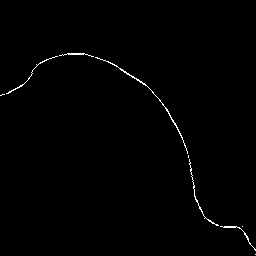
#> input picture river/river_skel.png, 256 x 256 px
$ jupyter execute --allow-errors river.ipynb   (shell and % lines are left out)
#> lines starting #> are read from the running program, lines starting #| are printed output that depends on the picture; after the words box and inside, x2 and y2 are one past the last pixel; in counts of white or black regions, pixels touching at a corner belong together
[cell 1]
import cv2
from matplotlib import pyplot as plt
from skimage.morphology import skeletonize, thin
from skimage.util import invert
import numpy as np
import random

[cell 2]
size = 256
img = cv2.imread("river_skel.png", 0)
#> img: shape (256, 256); 0.71% white in thin lines or dots, all inside (x1, y1, x2, y2) = (0, 53, 256, 255)
element = cv2.getStructuringElement(cv2.MORPH_CROSS,(3,3))
#> (the rest of this cell did not finish here and is left out)

[cell 3]
im = cv2.imread("river_test.png", 0)

#> (the rest of this cell did not finish here and is left out)

#> (a cell that did not finish here is left out)

#> (a cell that did not finish here is left out)

[cell 6]
import cv2
import numpy as np
from matplotlib import pyplot as plt

img = invert(cv2.imread('river.png', 0))
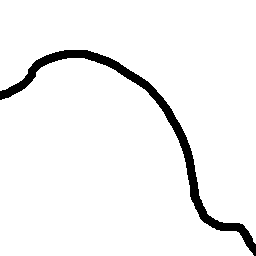
#> input picture river/river.png, 256 x 256 px
#> img: shape (256, 256); 4.9% white; 1 white region, box (x1, y1, x2, y2) and area: (0, 50, 256, 256) 3211
# img = cv2.imread('river2.png', 0)
print(img.shape)
#| (256, 256)
# plt.imshow(img)
size = np.size(img)
#> size = 65536
skel = np.zeros(img.shape,np.uint8)
ret,img = cv2.threshold(img,127,255,0)
element = cv2.getStructuringElement(cv2.MORPH_CROSS,(3,3))
done = False
print(element)
while( not done):
    eroded = cv2.erode(img, element)
    temp = cv2.dilate(eroded, element)
    temp = cv2.subtract(img, temp)
    skel = cv2.bitwise_or(skel, temp)
    img = eroded.copy()

    zeros = size - cv2.countNonZero(img)
    if zeros==size:
        done = True
#> this loop made 6 passes
#> zeros on passes 1 to 6: 63009, 63694, 64379, 65062, 65499, 65536
#> pass 1, `eroded = cv2.erode(img, element)`:
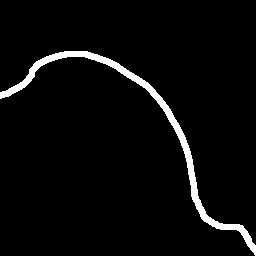
#> eroded: shape (256, 256); 3.9% white; 1 white region, box (x1, y1, x2, y2) and area: (0, 51, 256, 256) 2527
#> pass 2, `eroded = cv2.erode(img, element)`:
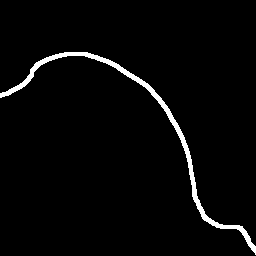
#> eroded: shape (256, 256); 2.8% white; 1 white region, box (x1, y1, x2, y2) and area: (0, 52, 256, 255) 1842
#> pass 3, `eroded = cv2.erode(img, element)`:
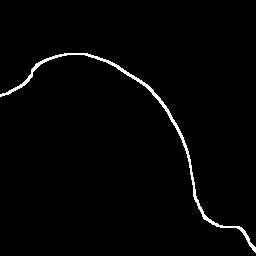
#> eroded: shape (256, 256); 1.8% white in thin lines or dots, all inside (x1, y1, x2, y2) = (0, 53, 256, 253)

plt.imshow(skel)
cv2.imwrite("river_skel.png", skel)
#> Out = True

[cell 7]
from skimage.morphology import skeletonize
from skimage import data
import matplotlib.pyplot as plt
from skimage.util import invert

# Invert the horse image
# image = invert(cv2.imread("river.png", 0))
image = cv2.imread("river2.png", 0)
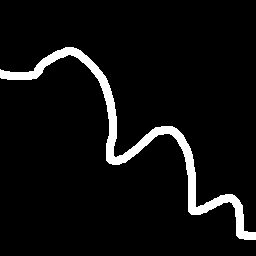
#> input picture river/river2.png, 256 x 256 px
#> image: shape (256, 256); 5.8% white; 1 white region, box (x1, y1, x2, y2) and area: (0, 47, 256, 240) 3809
image = image / 255
# perform skeletonization
skeleton = skeletonize(image)
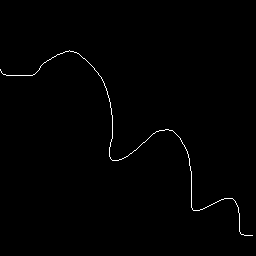
#> skeleton: shape (256, 256) bool; 0.64% white in thin lines or dots, all inside (x1, y1, x2, y2) = (0, 50, 253, 236)

plt.imshow(skeleton)

cv2.imwrite("river2_skel.png", skeleton)
#> Out = True
# # display resultsdg
# fig, axes = plt.subplots(nrows=1, ncols=2, figsize=(8, 4),
#                          sharex=True, sharey=True)

# ax = axes.ravel()

# ax[0].imshow(image, cmap=plt.cm.gray)
# ax[0].axis('off')
# ax[0].set_title('original', fontsize=20)

# ax[1].imshow(skeleton, cmap=plt.cm.gray)
# ax[1].axis('off')
# ax[1].set_title('skeleton', fontsize=20)

# fig.tight_layout()
# plt.show()
